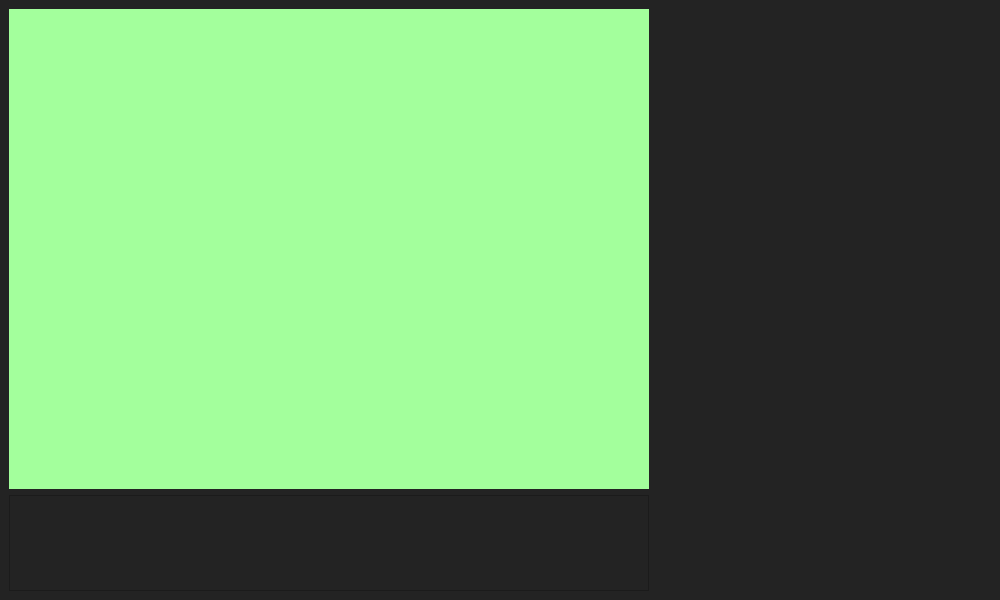
<?xml version="1.0" encoding="UTF-8"?>
<ui version="4.0">
 <class>Dialog</class>
 <widget class="QDialog" name="Dialog">
  <property name="geometry">
   <rect>
    <x>0</x>
    <y>0</y>
    <width>1000</width>
    <height>600</height>
   </rect>
  </property>
  <property name="minimumSize">
   <size>
    <width>1000</width>
    <height>600</height>
   </size>
  </property>
  <property name="windowTitle">
   <string>Dialog</string>
  </property>
  <property name="styleSheet">
   <string notr="true">background-color: rgb(35, 35, 35);</string>
  </property>
  <layout class="QHBoxLayout" name="horizontalLayout">
   <property name="spacing">
    <number>0</number>
   </property>
   <property name="leftMargin">
    <number>0</number>
   </property>
   <property name="topMargin">
    <number>0</number>
   </property>
   <property name="rightMargin">
    <number>0</number>
   </property>
   <property name="bottomMargin">
    <number>0</number>
   </property>
   <item>
    <widget class="QFrame" name="frame">
     <property name="frameShape">
      <enum>QFrame::NoFrame</enum>
     </property>
     <property name="frameShadow">
      <enum>QFrame::Raised</enum>
     </property>
     <layout class="QHBoxLayout" name="horizontalLayout_2">
      <property name="spacing">
       <number>0</number>
      </property>
      <property name="leftMargin">
       <number>0</number>
      </property>
      <property name="topMargin">
       <number>0</number>
      </property>
      <property name="rightMargin">
       <number>0</number>
      </property>
      <property name="bottomMargin">
       <number>0</number>
      </property>
      <item>
       <widget class="QFrame" name="frame_left">
        <property name="frameShape">
         <enum>QFrame::NoFrame</enum>
        </property>
        <property name="frameShadow">
         <enum>QFrame::Raised</enum>
        </property>
        <layout class="QVBoxLayout" name="verticalLayout">
         <item>
          <widget class="QLabel" name="label_recognition">
           <property name="minimumSize">
            <size>
             <width>640</width>
             <height>480</height>
            </size>
           </property>
           <property name="maximumSize">
            <size>
             <width>640</width>
             <height>480</height>
            </size>
           </property>
           <property name="styleSheet">
            <string notr="true">background-color: rgb(163, 255, 156);</string>
           </property>
           <property name="text">
            <string/>
           </property>
          </widget>
         </item>
         <item>
          <widget class="QFrame" name="frame_left_buttom">
           <property name="frameShape">
            <enum>QFrame::StyledPanel</enum>
           </property>
           <property name="frameShadow">
            <enum>QFrame::Raised</enum>
           </property>
          </widget>
         </item>
        </layout>
       </widget>
      </item>
      <item>
       <widget class="QFrame" name="frame_right">
        <property name="minimumSize">
         <size>
          <width>0</width>
          <height>0</height>
         </size>
        </property>
        <property name="frameShape">
         <enum>QFrame::NoFrame</enum>
        </property>
        <property name="frameShadow">
         <enum>QFrame::Raised</enum>
        </property>
       </widget>
      </item>
     </layout>
    </widget>
   </item>
  </layout>
 </widget>
 <resources/>
 <connections/>
</ui>
